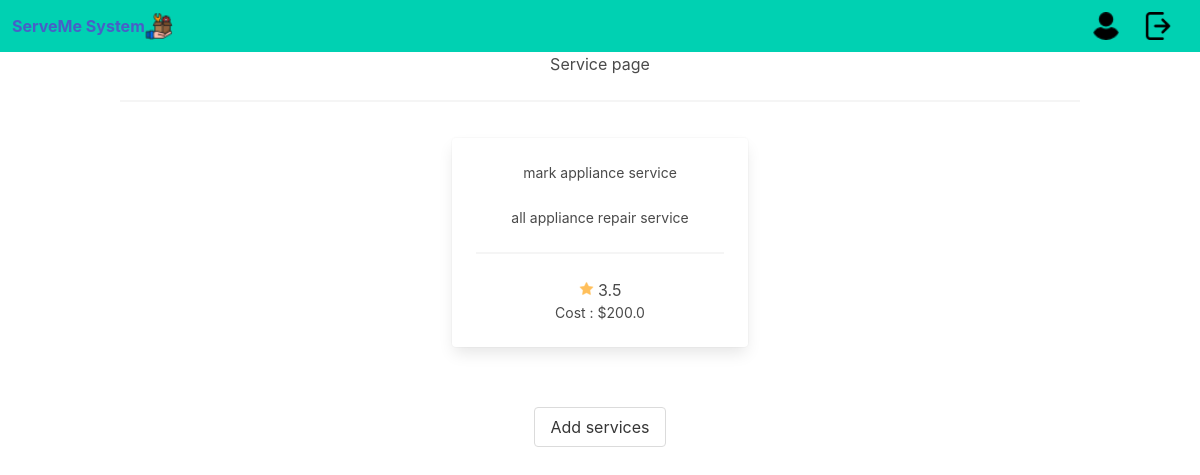
/view_services (signed in), run on an earlier commit of the app's database.
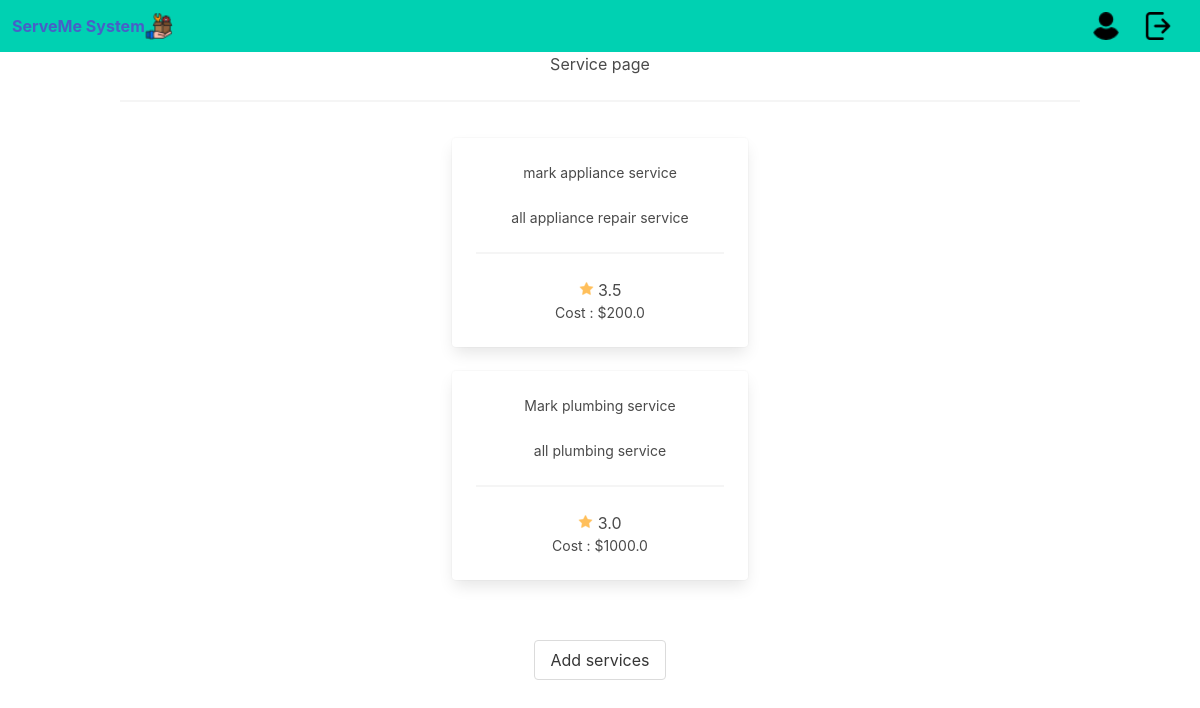
And on a later commit of the database.
### serveme/models.py (models this page shows, shortened)
class Service (db.Model):
    __searchable__  = ['description']
    provider_id     = db.Column(db.Integer, db.ForeignKey('provider.provider_id'), nullable=False)
    service_id      = db.Column(db.Integer, nullable=False, primary_key=True)
    rating_avg      = db.Column(db.Float(precision=2), nullable=False)
    service_name    = db.Column(db.String(20), nullable=False)
    cost            = db.Column(db.Float(precision=2), nullable=False)
    description     = db.Column(db.String(255), nullable=False)
    category        = db.Column(db.String(20), nullable=False)

### serveme/serviceController.py (the view)
@serviceController.route('/view_services')
def view_services():
    provider = Provider.query.filter_by(userID = current_user.userID).first()
    provider_id = provider.provider_id
    services = Service.query.filter_by(provider_id = provider_id )
    return render_template('view_services.html', services = services)

### serveme/templates/view_services.html
{% extends "provider_base.html" %}
{% block content %}
Service page
<hr>
{%for service in services%}
<div class="column is-3-tablet is-4-desktop" style="margin:auto">
        <div class="card">
            <div class="card-content">
            <p>{{service.service_name}}</p>
            <br>
            <p>{{service.description}}</p>
            <hr>
            <img src="{{url_for('static', filename='star.png')}}" alt="placeholder" >
           {{service.rating_avg}}
           <br>
            <p>Cost : ${{service.cost}}</p>
            </div>
        </div>
    </div>
{% endfor %}
<br>
<br>
<a href="{{ url_for('serviceController.add_service' )}}">
<button class="button" style="margin:auto">Add services</button>
</a>
{% endblock %}

What changed in the data, as far as the page shows it:
added Service: service_name "Mark plumbing service", description "all plumbing service", rating_avg "3.0", cost "1000.0"
